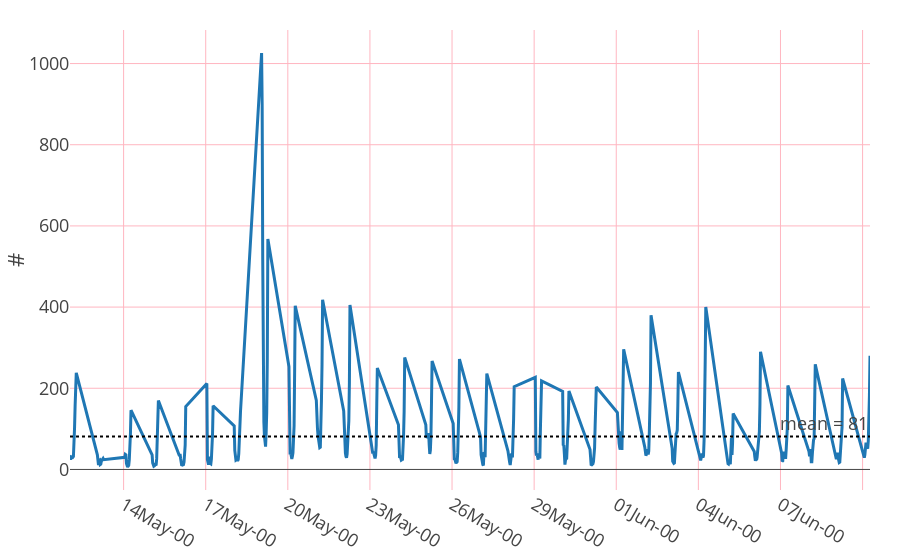

Notebook source saved alongside this figure:
### Code cell
fig.update_layout(uniformtext_minsize=8, uniformtext_mode='hide', margin=\
                  {'l':70, 'r':30, 't':30, 'b':70},legend=legend_dict)

### Figure 1 — Plotly figure (JSON) as saved in the notebook; plotly's stock layout.template omitted (floating-point values rounded to 4 significant figures; data arrays with more than 128 entries replaced by an {"elided": "..."} marker saying what was removed)
{"data": [{"hovertemplate": "date_order=%{x}<br>count_order=%{y}<extra></extra>", "legendgroup": "", "line": {"color": "#1F77B4", "dash": "solid"}, "mode": "lines", "name": "", "orientation": "v", "showlegend": false, "type": "scatter", "x": {"elided": "360 str values"}, "xaxis": "x", "y": {"elided": "360 int values"}, "yaxis": "y"}], "layout": {"annotations": [{"showarrow": false, "text": "mean = 81", "x": 1, "xanchor": "right", "xref": "x domain", "y": 81, "yanchor": "bottom", "yref": "y"}], "legend": {"bgcolor": "LightGrey", "bordercolor": "Black", "borderwidth": 1, "font": {"color": "black", "family": "Courier", "size": 12}, "title": {"font": {"family": "Times New Roman"}, "text": ""}, "tracegroupgap": 0, "traceorder": "normal", "x": 0, "y": 1}, "margin": {"b": 70, "l": 70, "r": 30, "t": 30}, "shapes": [{"line": {"dash": "dot"}, "type": "line", "x0": 0, "x1": 1, "xref": "x domain", "y0": 81, "y1": 81, "yref": "y"}], "uniformtext": {"minsize": 8, "mode": "hide"}, "xaxis": {"anchor": "y", "domain": [0, 1], "gridcolor": "LightPink", "gridwidth": 1, "showgrid": true, "tickformat": "%d%b-%H", "title": {"text": ""}}, "yaxis": {"anchor": "x", "domain": [0, 1], "gridcolor": "LightPink", "gridwidth": 1, "showgrid": true, "title": {"text": "#"}}}}
